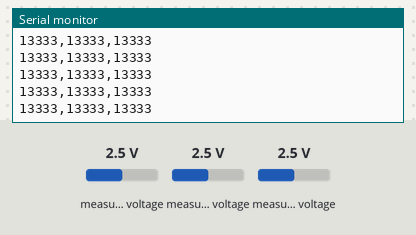
A sketch run on a simulated ESP32. Shown: the last lines printed to the serial monitor. Inputs (shaded band) come from the test bench; at power-on: measured voltage 2.5 V.

Above: at 1.2 s.
1.3 s: measured voltage (sensor 200) set to 0.1 V
At 2.3 s:
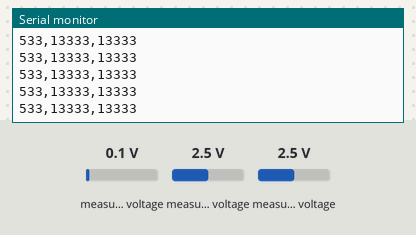
2.8 s: measured voltage (sensor 201) set to 0.1 V
At 3.5 s:
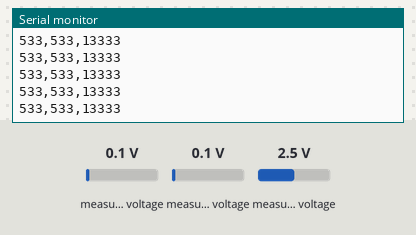
4.3 s: measured voltage (sensor 202) set to 0.1 V
At 5.1 s:
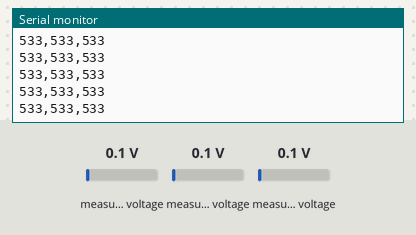
5.8 s: measured voltage (sensor 200) set to 1.2 V
At 6.9 s:
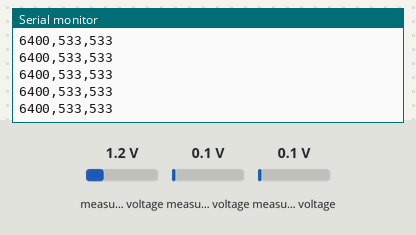
7.3 s: measured voltage (sensor 201) set to 1.2 V
At 8.0 s:
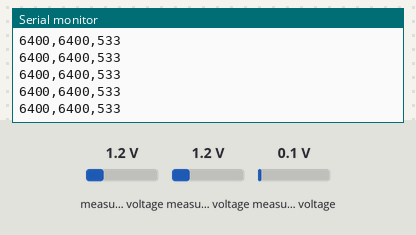
8.8 s: measured voltage (sensor 202) set to 1.2 V
At 9.7 s:
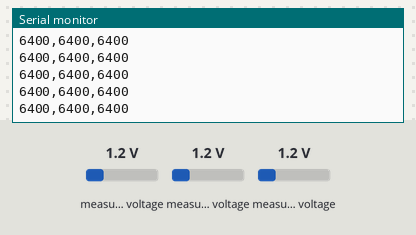
Timing chart, 0 to 11.3 s (numbered marks = the images above; inputs shaded):
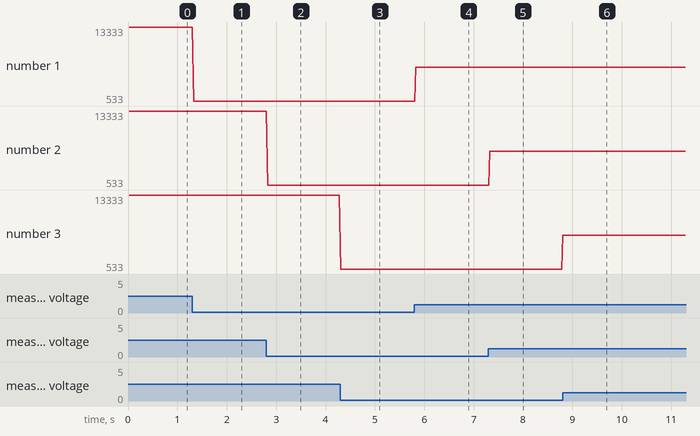

The sketch:

attis_3mic_ads1115.ino
```cpp
// ATTIS - final firmware (ESP32 + ADS1115 + 3x MAX9814)
//
// Reads three MAX9814 microphones through an ADS1115 16-bit ADC (I2C) and
// streams one CSV line per reading over serial:  mic1,mic2,mic3
// Works with attis_direction.py and live_mic_plot.py, and with the Arduino Serial Plotter.
//
// Wiring: ADS1115 SDA/SCL -> ESP32 I2C pins (default GPIO21/GPIO22)
//         Mic 1 -> A0, Mic 2 -> A1, Mic 3 -> A2
//
// Library: Adafruit ADS1X15 (Arduino Library Manager)

#include <Adafruit_ADS1X15.h>

Adafruit_ADS1115 ads;

void setup(void)
{
  Serial.begin(115200);

  // Default gain (GAIN_TWOTHIRDS): +/- 6.144 V range, 1 bit = 0.1875 mV.
  // The MAX9814 idles at ~1.25 V, which reads as ~6600 counts.
  // Never let the inputs exceed VDD + 0.3 V.
  if (!ads.begin())
  {
    Serial.println("Failed to initialize ADS1115.");
    while (1);
  }
}

void loop(void)
{
  int16_t mic1 = ads.readADC_SingleEnded(0);
  int16_t mic2 = ads.readADC_SingleEnded(1);
  int16_t mic3 = ads.readADC_SingleEnded(2);

  Serial.print(mic1);
  Serial.print(",");
  Serial.print(mic2);
  Serial.print(",");
  Serial.println(mic3);
}
```

Measured:
- after the input at 1.3 s, the serial monitor: prints a new line at once (image 1)
- after the input at 2.8 s, the serial monitor: prints a new line at once (image 2)
- after the input at 4.3 s, the serial monitor: prints a new line at once (image 3)
- after the input at 5.8 s, the serial monitor: prints a new line at once (image 4)
- after the input at 7.3 s, the serial monitor: prints a new line at once (image 5)
- after the input at 8.8 s, the serial monitor: prints a new line at once (image 6)
- plotted number 1: 13333 → 533 after the input at 1.3 s, 533 → 6400 after the input at 5.8 s
